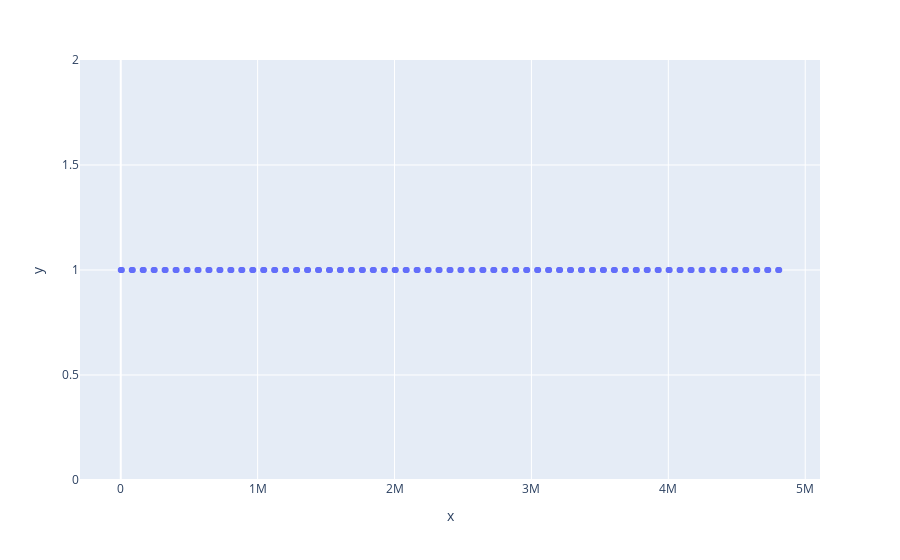

Notebook code cell kept with this figure:
### Markdown cell above
Lets do a sanity plot:

### Code cell
px.scatter(x=new_trigger[0], y=np.ones_like(new_trigger[0]))

### Figure 1 — Plotly figure (JSON) as saved in the notebook; plotly's stock layout.template omitted (floating-point values rounded to 4 significant figures; data arrays with more than 128 entries replaced by an {"elided": "..."} marker saying what was removed)
{"data": [{"hovertemplate": "x=%{x}<br>y=%{y}<extra></extra>", "legendgroup": "", "marker": {"color": "#636efa", "symbol": "circle"}, "mode": "markers", "name": "", "orientation": "v", "showlegend": false, "type": "scatter", "x": {"elided": "183 int values"}, "xaxis": "x", "y": {"elided": "183 int values"}, "yaxis": "y"}], "layout": {"autosize": true, "legend": {"tracegroupgap": 0}, "margin": {"t": 60}, "xaxis": {"anchor": "y", "autorange": true, "domain": [0, 1], "range": [-277400.0, 5088000.0], "title": {"text": "x"}, "type": "linear"}, "yaxis": {"anchor": "x", "autorange": true, "domain": [0, 1], "range": [0, 2], "title": {"text": "y"}, "type": "linear"}}}
